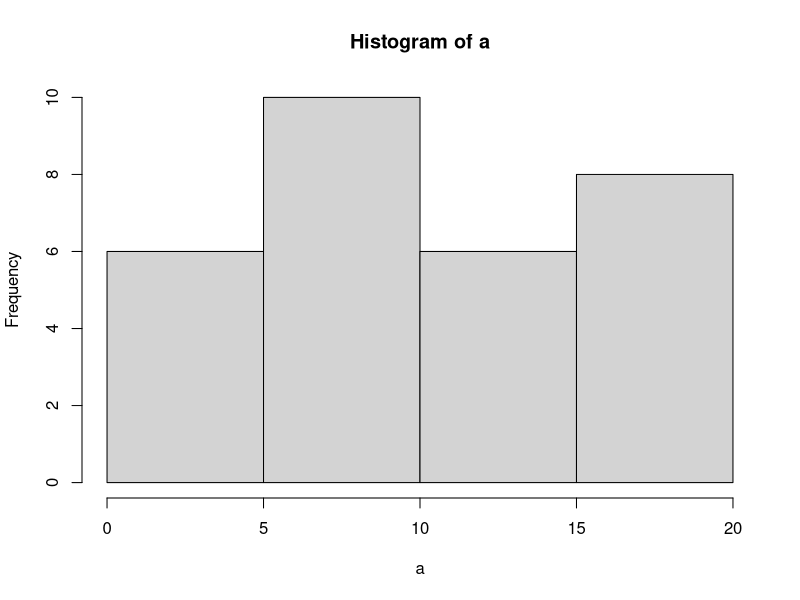
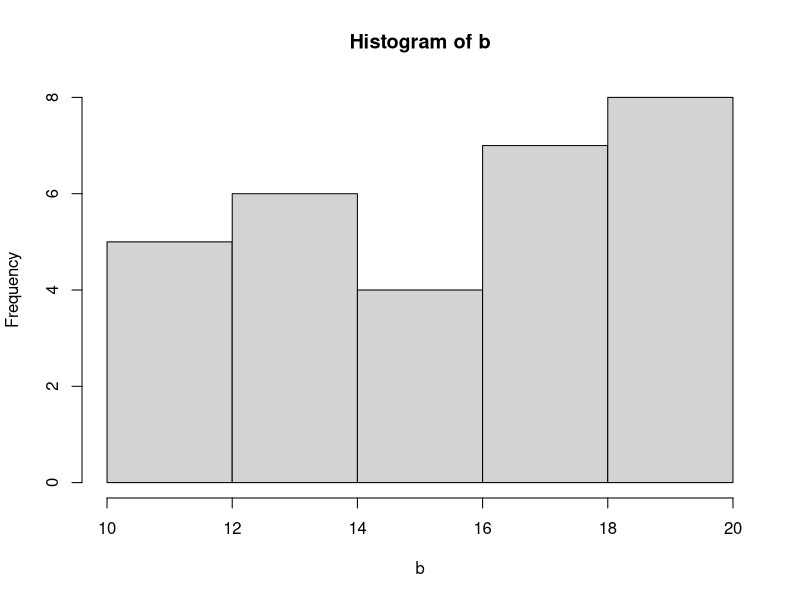
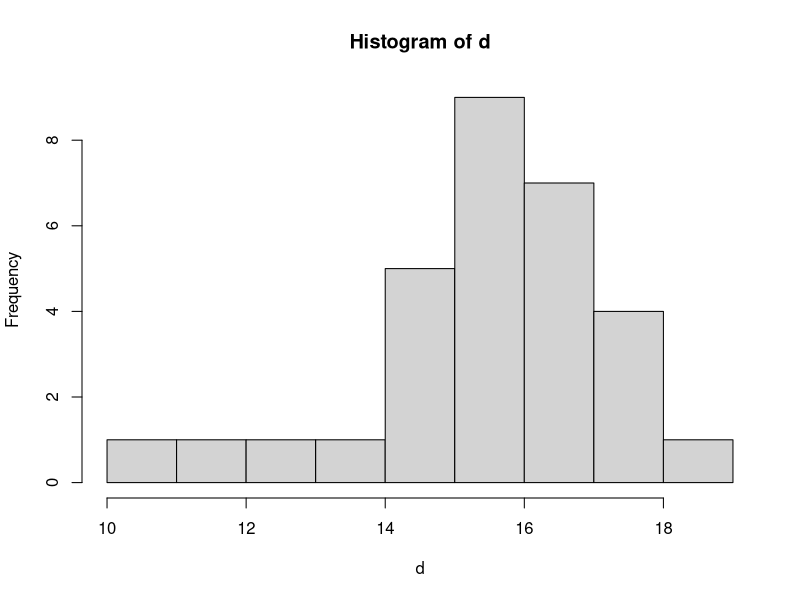
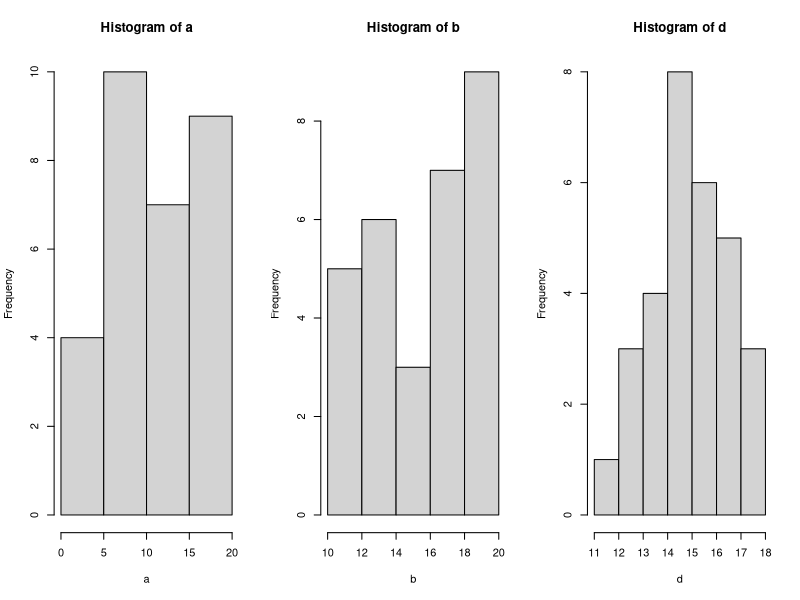

The R script that drew these images, in order:
## ---- chunk 1
knitr::opts_chunk$set(echo = TRUE, fig.align = "center")
## ---- chunk 2
a <- sample(x = 1:20, size = 30, replace = TRUE)
a
hist(a)
## ---- chunk 3
b <- runif(n = 30, min = 10, max = 20)
b
hist(b)
## ---- chunk 4
d <- rnorm(n = 30, mean = 15, sd = 2)
d
hist(d)
## ---- chunk 5
set.seed(2)
a <- sample(x = 1:20, size = 30, replace = TRUE)
b <- runif(n = 30, min = 10, max = 20)
d <- rnorm(n = 30, mean = 15, sd = 2)
par(mfrow = c(1, 3))
hist(a)
hist(b)
hist(d)
## ---- chunk 6
# Vectors
a <- 1:10
a[10]  # 10th values of A
a[c(1, 3)]  # 1st and 3rd values in A

# matrices
mat <- cbind(a = 1:10, b = 1:10, c = 1:10)
mat[1, 1]  # row 1, column 1
mat[, 3]  # all of column 3
mat[2, ]  # all of row 2

# data.frames
d <- c(rep("pigs", 3), rep("ponies", 4), rep("puppies", 3))
dat <- cbind.data.frame(mat, d)
dat[1, 1]  # row 1, column 1
dat[, 3]  # all of column 3
dat[2, ]  # all of row 2
dat[2:4, 3:4]  # rows 2:4 in columns 3:4
dat[2:4, c(2, 4)]  # rows 2:4 in columns 2 and 4

# lists
l <- list(a, mat, dat)
names(l) <- c("a", "mat", "dat")  # give the list names
l[[1]]  # first element (a)
l[[3]]  # third element (dat)
l[[3]][2:4, c(2, 4)]  # rows 2:4 in col 2 & 4 in 3rd element
